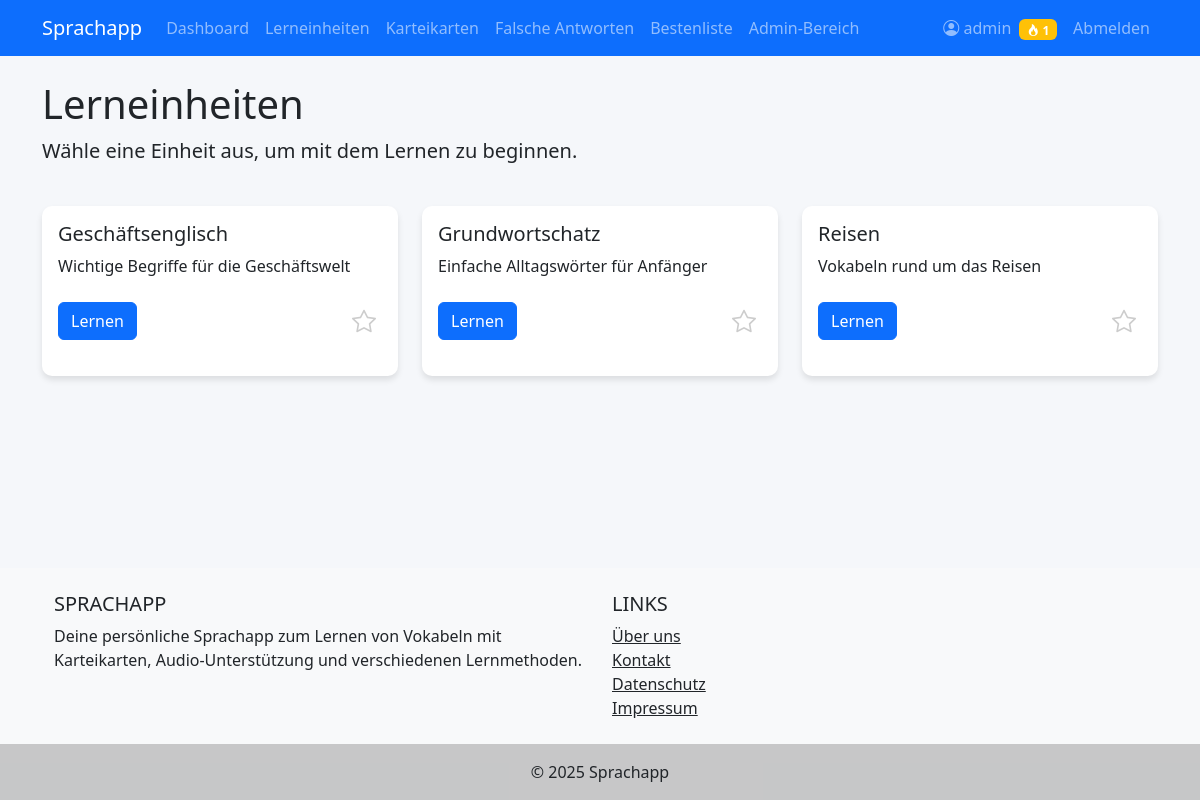
Screenshot of /Sprachapp/flashcards.php (signed in) with the database file from the repository.
### tables this page shows
CREATE TABLE IF NOT EXISTS units (
    unit_id INT AUTO_INCREMENT PRIMARY KEY,
    unit_name VARCHAR(100) NOT NULL,
    description TEXT,
    created_by INT,
    created_at TIMESTAMP DEFAULT CURRENT_TIMESTAMP,
    FOREIGN KEY (created_by) REFERENCES users(user_id) ON DELETE SET NULL
);

### Sprachapp/php/includes/db.php (called while the page is built, shortened)
<?php
class Database {
    private $pdo;
    public function __construct() {
        try {
            $dsn = "mysql:host=" . DB_HOST . ";dbname=" . DB_NAME . ";charset=utf8mb4";
            $options = [
                PDO::ATTR_ERRMODE => PDO::ERRMODE_EXCEPTION,
                PDO::ATTR_DEFAULT_FETCH_MODE => PDO::FETCH_ASSOC,
                PDO::ATTR_EMULATE_PREPARES => false,
            ];
            $this->pdo = new PDO($dsn, DB_USER, DB_PASS, $options);
        } catch (PDOException $e) {
            die("Datenbank-Verbindungsfehler: " . $e->getMessage());
        }
    }
    public function select($sql, $params = []) {
        $stmt = $this->pdo->prepare($sql);
        $stmt->execute($params);
        return $stmt->fetchAll();
    }
}

### Sprachapp/flashcards.php (the view, shortened to what this page needs)
<?php
require_once 'php/includes/header.php';
$unitId = isset($_GET['unit_id']) ? (int)$_GET['unit_id'] : 0;
$userId = $_SESSION['user_id'];
if ($unitId === 0) {
    $units = $db->select("SELECT * FROM units ORDER BY unit_name");
    $favorites = $db->select(
        "SELECT unit_id FROM user_favorites WHERE user_id = :user_id",
        ['user_id' => $userId]
    );
    $favoriteIds = array_column($favorites, 'unit_id');
?>
<div class="row mb-4">
    <div class="col-12">
        <h1>Lerneinheiten</h1>
        <p class="lead">Wähle eine Einheit aus, um mit dem Lernen zu beginnen.</p>
    </div>
</div>
<div class="row">
    <?php foreach ($units as $unit): ?>
        <div class="col-md-4 mb-4">
            <div class="card unit-card h-100">
                <div class="card-body">
                    <h5 class="card-title"><?= htmlspecialchars($unit['unit_name']) ?></h5>
                    <p class="card-text"><?= htmlspecialchars($unit['description']) ?></p>
                    <div class="d-flex justify-content-between align-items-center mt-2">
                        <a href="flashcards.php?unit_id=<?= $unit['unit_id'] ?>" class="btn btn-primary">Lernen</a>
                        <button class="favorite-btn <?= in_array($unit['unit_id'], $favoriteIds) ? 'active' : '' ?>"
                                data-id="<?= $unit['unit_id'] ?>"
                                data-type="unit">
                            <i class="bi <?= in_array($unit['unit_id'], $favoriteIds) ? 'bi-star-fill' : 'bi-star' ?>"></i>
                        </button>
                    </div>
                </div>
            </div>
        </div>
    <?php endforeach; ?>
</div>
<?php
}
require_once 'php/includes/footer.php';
?>

### Sprachapp/css/style.css (style rules this page uses)
:root { --primary-color: #4a89dc; --secondary-color: #5d9cec; --accent-color: #ff9800; --light-color: #f8f9fa; --dark-color: #343a40; --success-color: #37bc9b; --danger-color: #da4453; --warning-color: #ffce54; --info-color: #4fc1e9; }
body { min-height: 100vh; display: flex; flex-direction: column; background-color: #f5f7fa; font-family: 'Segoe UI', Tahoma, Geneva, Verdana, sans-serif; }
.card { border-radius: 10px; box-shadow: 0 4px 6px rgba(0, 0, 0, 0.1); transition: transform 0.3s ease, box-shadow 0.3s ease; margin-bottom: 20px; }
.unit-card { height: 100%; border: none; transition: all 0.3s ease; }
.unit-card .card-body { display: flex; flex-direction: column; }
.unit-card .btn { margin-top: auto; }
.favorite-btn { background: none; border: none; color: #ccc; font-size: 24px; transition: color 0.3s ease; }

### rows the page displays
units: unit_name "Geschäftsenglisch", description "Wichtige Begriffe für die Geschäftswelt"
units: unit_name "Grundwortschatz", description "Einfache Alltagswörter für Anfänger"
units: unit_name "Reisen", description "Vokabeln rund um das Reisen"

### other values shown
APP_NAME "Sprachapp"
$_SESSION['username'] "admin"
$_SESSION['streak_days'] "1"
APP_NAME "SPRACHAPP"
